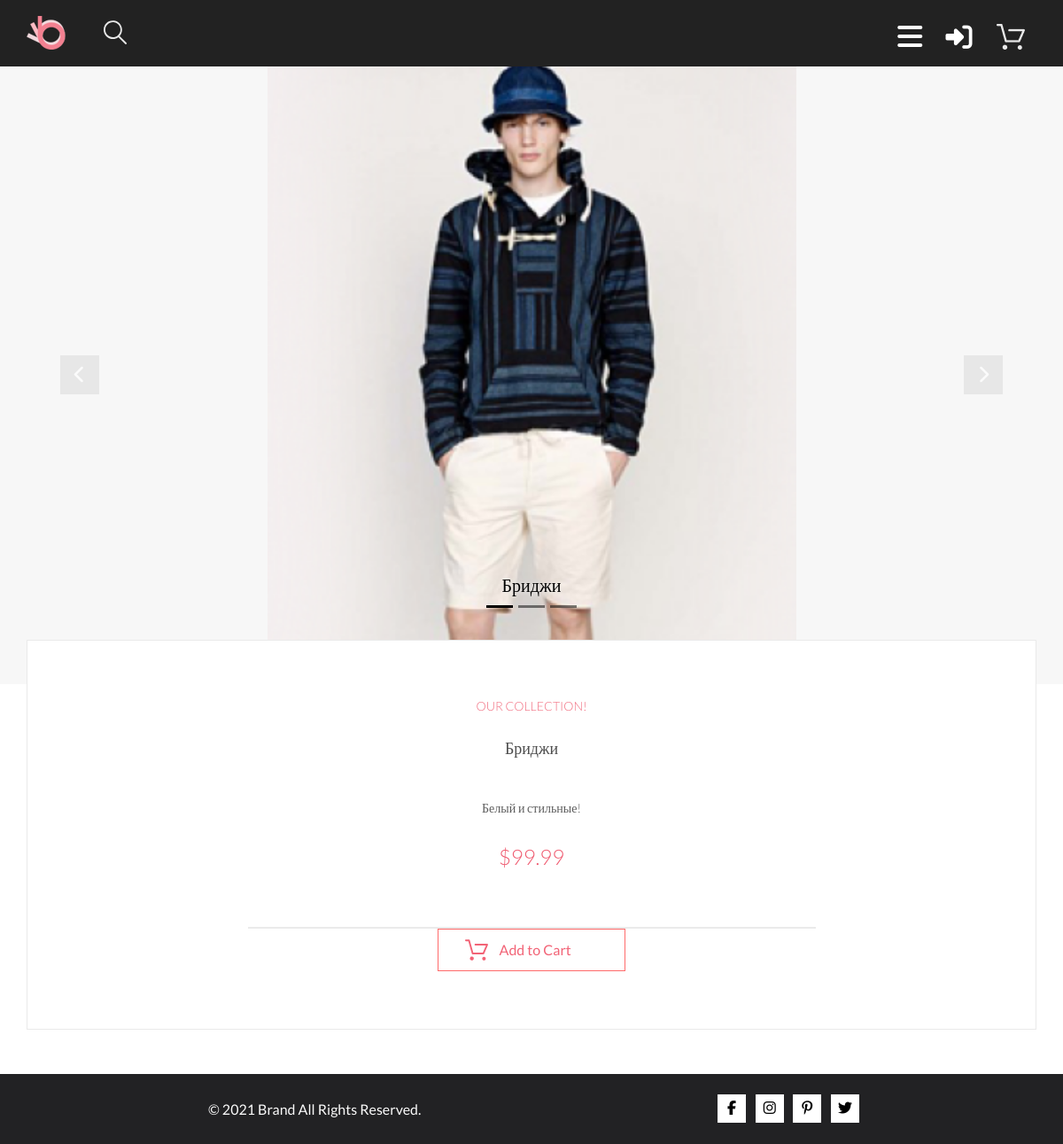
The app's page /product.php?id=3 with its own data.
### tables this page shows
CREATE TABLE `products` (
  `id` int(11) NOT NULL AUTO_INCREMENT,
  `img` varchar(255) NOT NULL,
  `title` varchar(255) NOT NULL,
  `description` mediumtext NOT NULL,
  `price` decimal(10,2) NOT NULL,
  PRIMARY KEY (`id`)
);

### product.php (the view, shortened to what this page needs)
<?php
$db = getDb();
$id = (int)$_GET['id'];
$productEntity = mysqli_query($db, "SELECT * FROM products where products.id = {$id}");
$product = ($productEntity) ? mysqli_fetch_assoc($productEntity) : null;
?>
<!doctype html>
<html lang="en">
<head>
    <link href="https://cdn.jsdelivr.net/npm/bootstrap@5.0.0-beta1/dist/css/bootstrap.min.css" rel="stylesheet">
    <link rel="stylesheet" href="style.css">
</head>
<body>
<div class="container">
    <header>
        <?php include 'templates/header.php' ?>
    </header>
    <section class="top__">
        <div id="carouselExampleDark" class="carousel carousel-dark slide" data-bs-ride="carousel">
            <ol class="carousel-indicators">
                <li data-bs-target="#carouselExampleDark" data-bs-slide-to="0" class="active"></li>
                <li data-bs-target="#carouselExampleDark" data-bs-slide-to="1"></li>
                <li data-bs-target="#carouselExampleDark" data-bs-slide-to="2"></li>
            </ol>
            <div class="carousel-inner">
                <div class="carousel-item active" data-bs-interval="10000">
                    <div class="carousel__item d-flex justify-content-center">
                        <img src="<?= SRC . $product['img'] ?>" class="d-block w-100" alt="...">
                        <div class="carousel-caption d-md-block">
                            <h5><?= $product['title'] ?></h5>
                        </div>
                    </div>
                </div>
            </div>
            <a class="carousel-control-prev" href="#carouselExampleDark" role="button" data-bs-slide="prev">
                <div class="arrow_left">
                    <i class="fas fa-chevron-left chevron"></i>
                </div>
            </a>
            <a class="carousel-control-next" href="#carouselExampleDark" role="button" data-bs-slide="next">
                <div class="arrow_right">
                    <i class="fas fa-chevron-right chevron"></i>
                </div>
            </a>
        </div>
    </section>
    <section class="custom_prod">
        <?php if ($product != null): ?>
            <div class="wrapper">
                <div class="custom_prod_desc">
                    <h5>OUR COLLECTION!</h5>
                    <h4><?= $product['title'] ?></h4>
                    <p class="custom_prod_desc_p"><?= $product['description'] ?> </p>
                    <p class="custom_prod_desc_price">$<?= $product['price'] ?></p>
                    <div class="delimeter"></div>
                    <div class="order__button">
                        <a href="?action=buy&id=<?= $product['id'] ?>">
                            <div class="add_to_card_block_prod_page">
                                <p class="order__button_p">Add to Cart</p>
                            </div>
                        </a>
                    </div>
                </div>
            </div>
        <?php endif; ?>
    </section>
    <footer>
        <?php include 'templates/footer.php' ?>
    </footer>
</div>
</body>
</html>

### style.css (style rules this page uses)
* { margin: 0; padding: 0; -webkit-box-sizing: border-box; box-sizing: border-box; }
p { margin-bottom: 0; }
h1, h2, h3, h4, h5 { margin-bottom: 0; }
a, a:hover { text-decoration: none; color: inherit; }
body { margin: 0 auto; font-family: Lato, serif; font-style: normal; font-weight: normal; overflow: overlay; }
.container { max-width: 1600px; width: 100%; margin: 0 auto; padding: 0; }
header { position: relative; height: 75px; background: #222222; }
footer { height: 79px; background: #222224; display: -webkit-box; display: -ms-flexbox; display: flex; -webkit-box-orient: horizontal; -webkit-box-direction: normal; -ms-flex-direction: row; flex-direction: row; -ms-flex-pack: distribute; justify-content: space-around; -webkit-box-align: center; -ms-flex-align: center; align-items: center; -webkit-box-sizing: border-box; box-sizing: border-box; }
.carousel { display: -webkit-box; display: -ms-flexbox; display: flex; -webkit-box-pack: center; -ms-flex-pack: center; justify-content: center; width: 100%; background: #F7F7F7; }
.carousel-caption { color: black; bottom: 5rem; text-shadow: 0 0 0.3em #F7F7F7; }
.carousel-indicators { color: black; bottom: 60px; }
.carousel-indicators li { background-color: black; }
.carousel-inner { position: relative; width: 100%; max-width: 597px; overflow: hidden; }
.arrow_left, .arrow_right { display: -webkit-box; display: -ms-flexbox; display: flex; -webkit-box-align: center; -ms-flex-align: center; align-items: center; -webkit-box-pack: center; -ms-flex-pack: center; justify-content: center; width: 44px; height: 44px; background: rgba(42, 42, 42, 0.15); }
.chevron { font-size: 20px; }
.carousel-control-next, .carousel-control-prev { z-index: auto; }
.custom_prod .wrapper { padding: 0 calc(50% - 570px); height: auto; background: #FFFFFF; position: relative; }
.custom_prod_desc { margin: 0 auto; display: -webkit-box; display: -ms-flexbox; display: flex; -webkit-box-orient: vertical; -webkit-box-direction: normal; -ms-flex-direction: column; flex-direction: column; -webkit-box-align: center; -ms-flex-align: center; align-items: center; -webkit-box-pack: justify; -ms-flex-pack: justify; justify-content: space-between; width: 100%; height: 100%; z-index: 2; position: relative; border: 1px solid #EAEAEA; background: #FFFFFF; top: -50px; padding: 65px 8px; }
.custom_prod_desc_p { max-width: 570px; width: 100%; font-weight: 300; font-size: 14px; line-height: 17px; text-align: center; color: #5E5E5E; padding-bottom: 32px; }
.custom_prod_desc h4 { font-weight: 300; font-size: 18px; line-height: 22px; color: #4D4D4D; padding-bottom: 48px; }
.custom_prod_desc h5 { font-weight: 300; font-size: 14px; line-height: 17px; color: #F16D7F; position: relative; padding-bottom: 28px; }
.custom_prod_desc_price { font-weight: 300; font-size: 24px; line-height: 29px; color: #EF5B70; position: relative; padding-bottom: 65px; }
.delimeter { border-bottom: 2px solid #EAEAEA; max-width: 641px; width: 100%; padding: 0 8px; }
.order__button { display: -webkit-box; display: -ms-flexbox; display: flex; -webkit-box-pack: justify; -ms-flex-pack: justify; justify-content: space-between; -webkit-box-align: center; -ms-flex-align: center; align-items: center; width: 212px; height: 48px; border: 1px solid #FF6A6A; -webkit-transition: all 0.7s; -o-transition: all 0.7s; transition: all 0.7s; }
.order__button_p { font-size: 16px; line-height: 19px; color: #F26376; }
.add_to_card_block_prod_page { width: 212px; height: 47px; display: -webkit-box; display: -ms-flexbox; display: flex; -ms-flex-pack: distribute; justify-content: space-around; -webkit-box-align: center; -ms-flex-align: center; align-items: center; padding-left: 24px; padding-right: 56px; }
.order__button a { font-size: 16px; line-height: 19px; color: #F26376; }
.cart_img { fill: #F26376; }

### records on screen
products: img (picture), title "Бриджи", description "Белый и стильные!", price "99.99"
